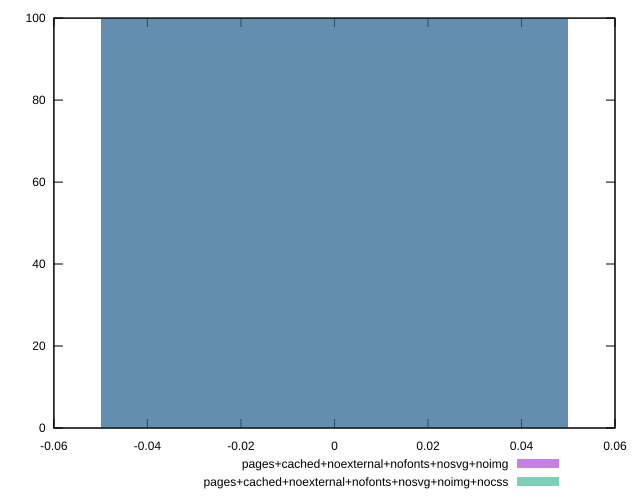

Generate this figure with gnuplot:
reset
set terminal svg size 640, 500
set output "reprap/uses-webp-images/comparison/histogram/11_vs_12.svg"

$pagesCachedNoexternalNofontsNosvgNoimg <<EOF
0 100
EOF

$pagesCachedNoexternalNofontsNosvgNoimgNocss <<EOF
0 100
EOF

set key outside below
set boxwidth 0.1
set yrange [0:100]
set style fill transparent solid 0.5 noborder

plot \
  $pagesCachedNoexternalNofontsNosvgNoimg title "pages+cached+noexternal+nofonts+nosvg+noimg" with boxes, \
  $pagesCachedNoexternalNofontsNosvgNoimgNocss title "pages+cached+noexternal+nofonts+nosvg+noimg+nocss" with boxes, \


reset
